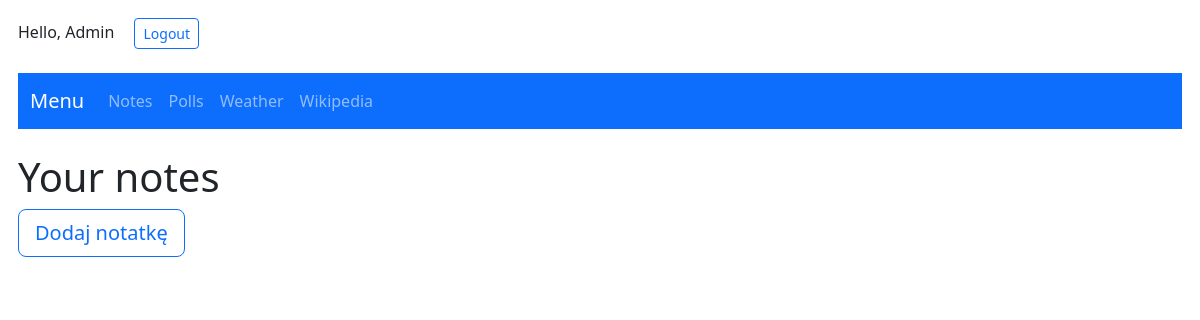
Page /notes/ (signed in) on the earlier database version.
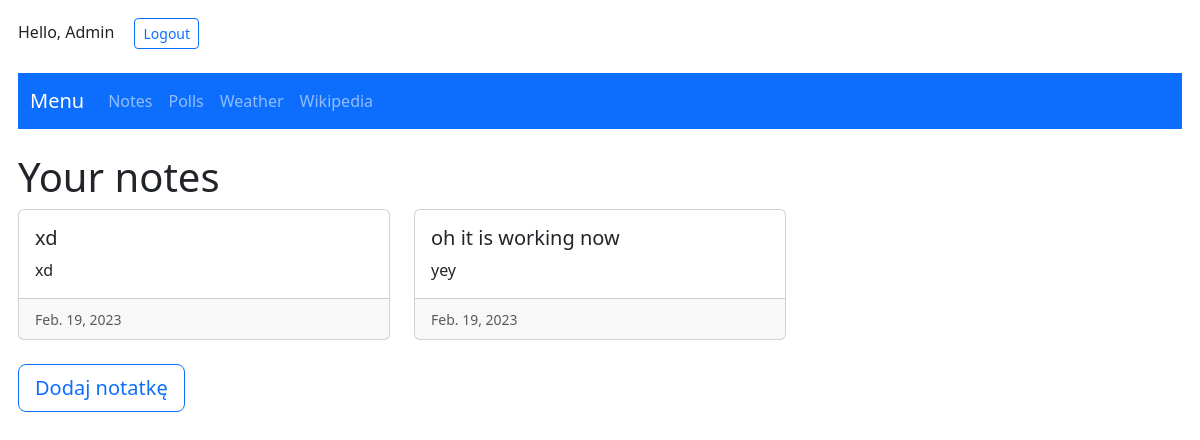
Same page on the later database version.
### notes/models.py (models this page shows, shortened)
class Note(models.Model):
    userid = models.IntegerField(default='0')
    title = models.CharField(max_length=100)
    date = models.DateField()
    content = models.TextField(default='Notatka...')

### notes/views.py (the view)
# urls.py: path('notes/', home_view),
def home_view(request):
    if request.user.is_authenticated:
        note = Note.objects.filter(userid = request.user.id)
    else:
        messages.info(request, "You must be logged in to access this content.")
        note = ' '
    template_name = "notes/notes.html"
    context = {
        'user_notes': note
    }
    return render(request, template_name, context)

### notes/templates/notes/notes.html
{% extends 'notes/index.html' %}
{%block content%}
{% if request.user.is_authenticated %}
<h1>Your notes</h1>
<div class="row row-cols-1 row-cols-md-3 g-4">
{% for note in user_notes %}
  <div class="col">
    <div class="card h-100">
      <div class="card-body">
        <h5 class="card-title">{{ note.title }}</h5>
        <p class="card-text">{{ note.content }}</p>
      </div>
      <div class="card-footer">
        <small class="text-muted">{{ note.date }}</small>
      </div>
    </div>
  </div>
  {% endfor %}
</div>
<br>
<a href="./newnote" class="btn btn-outline-primary btn-lg" role="button"> Dodaj notatkę</a>
{% else %}
{% include 'login/nologin.html' %}
{% endif %}
{%endblock%}

### notes/templates/notes/index.html (shortened to what this page needs)
{% extends 'index.html' %}

### templates/index.html (shortened to what this page needs)
<!DOCTYPE html>
<html lang="pl">
<head>
    {% load bootstrap5 %}
    {% bootstrap_css %}
</head>
<body style="margin:1.5%;">
{% include 'logincheck.html' %}
<br>
{% include 'menu.html' %}
<br>
{% block content %}
{% endblock %}
</body>
</html>

### templates/logincheck.html
{%if request.user.is_authenticated %}
Hello, {{request.user}} &emsp;<a class="btn btn-outline-primary btn-sm" href="../login/signout" role="button">Logout</a>
{%else%}
You are not logged in &emsp;<a class="btn btn-outline-primary btn-sm" href="../login/" role="button">Login</a>
{%endif%}
<br>

### templates/menu.html
<nav class="navbar navbar-expand-lg navbar-dark bg-primary">
  <div class="container-fluid">
     <span class="navbar-brand mb-0 h1">Menu</span>
    <div class="collapse navbar-collapse" id="navbarNavAltMarkup">
      <div class="navbar-nav">
        <a class="nav-link" href="../notes">Notes</a>
        <a class="nav-link" href="../polls">Polls</a>
        <a class="nav-link" href="../weather">Weather</a>
        <a class="nav-link" href="../wiki">Wikipedia</a>
      </div>
    </div>
  </div>
</nav>

Differences in the rows shown:
added Note: title "xd", content "xd", date "Feb. 19, 2023"
added Note: title "oh it is working now", content "yey", date "Feb. 19, 2023"
